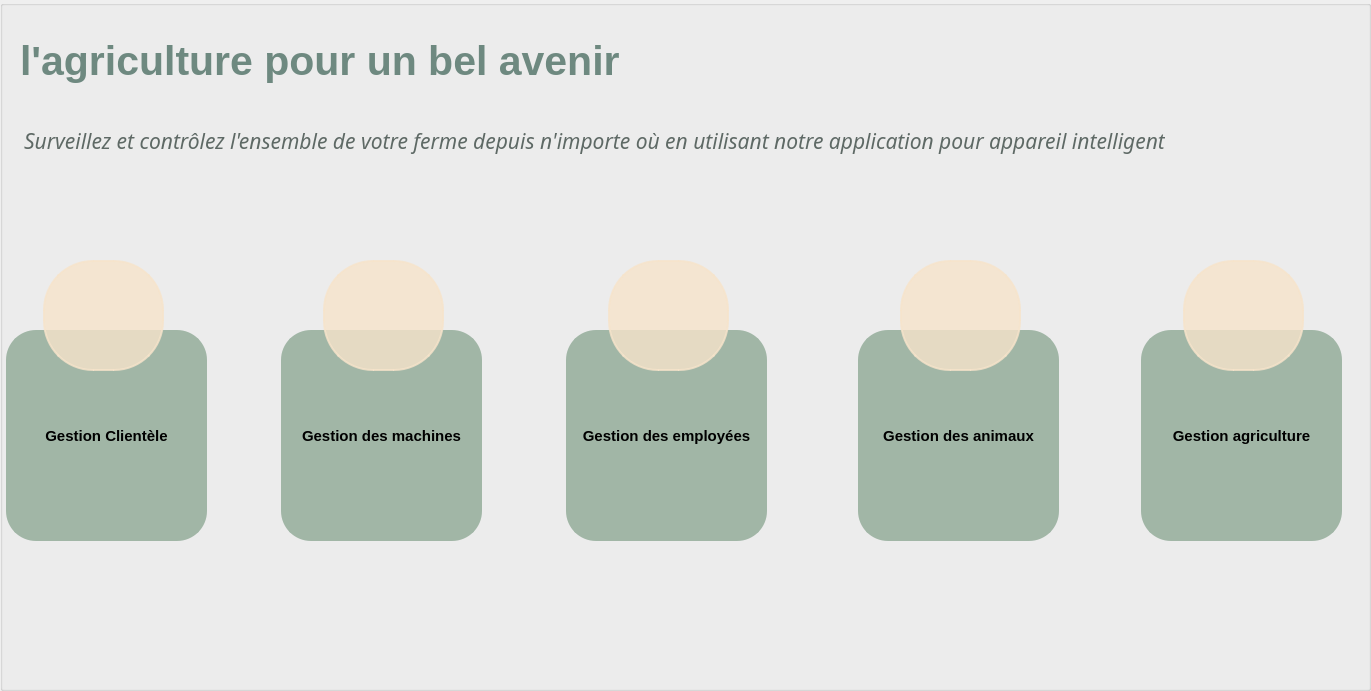
   <widget class="QGroupBox" name="groupBox_4">
    <property name="geometry">
     <rect>
      <x>0</x>
      <y>0</y>
      <width>1371</width>
      <height>691</height>
     </rect>
    </property>
    <property name="title">
     <string/>
    </property>
    <widget class="QLabel" name="label_18">
     <property name="geometry">
      <rect>
       <x>0</x>
       <y>0</y>
       <width>1371</width>
       <height>691</height>
      </rect>
     </property>
     <property name="text">
      <string/>
     </property>
     <property name="pixmap">
      <pixmap resource="pic.qrc">:/new/prefix/bgmenu.png</pixmap>
     </property>
     <property name="scaledContents">
      <bool>true</bool>
     </property>
    </widget>
    <widget class="QPushButton" name="pushButton_7">
     <property name="geometry">
      <rect>
       <x>6</x>
       <y>330</y>
       <width>201</width>
       <height>211</height>
      </rect>
     </property>
     <property name="font">
      <font>
       <pointsize>11</pointsize>
       <weight>75</weight>
       <bold>true</bold>
      </font>
     </property>
     <property name="styleSheet">
      <string notr="true">QPushButton {background-color:#a1b6a6;
padding: 1px;
border-style: solid;
border: 2px solid ;
border-color:#a1b6a6;
border-radius: 30px;
}
QPushButton:hover {background-color:rgba(161,182,166,70%);
padding: 1px;
border-style: solid;
border: 2px solid ;
border-color:rgba(161,182,166,70%);
border-radius: 30px;
}</string>
     </property>
     <property name="text">
      <string>Gestion Clientèle</string>
     </property>
    </widget>
    <widget class="QLabel" name="label_19">
     <property name="geometry">
      <rect>
       <x>43</x>
       <y>260</y>
       <width>121</width>
       <height>111</height>
      </rect>
     </property>
     <property name="styleSheet">
      <string notr="true">background-color:rgba(246,227,203,80%);
border-radius: 50px;
padding: 1px;
border-style: solid;
border: 2px solid ;
border-color:rgba(246,227,203,80%);

</string>
     </property>
     <property name="text">
      <string/>
     </property>
     <property name="pixmap">
      <pixmap resource="pic.qrc">:/new/prefix/service-clients.png</pixmap>
     </property>
     <property name="scaledContents">
      <bool>true</bool>
     </property>
    </widget>
    <widget class="QPushButton" name="pushButton_8">
     <property name="geometry">
      <rect>
       <x>281</x>
       <y>330</y>
       <width>201</width>
       <height>211</height>
      </rect>
     </property>
     <property name="font">
      <font>
       <pointsize>11</pointsize>
       <weight>75</weight>
       <bold>true</bold>
      </font>
     </property>
     <property name="styleSheet">
      <string notr="true">QPushButton {background-color:#a1b6a6;
padding: 1px;
border-style: solid;
border: 2px solid ;
border-color:#a1b6a6;
border-radius: 30px;
}
QPushButton:hover {background-color:rgba(161,182,166,70%);
padding: 1px;
border-style: solid;
border: 2px solid ;
border-color:rgba(161,182,166,70%);
border-radius: 30px;
}</string>
     </property>
     <property name="text">
      <string>Gestion des machines</string>
     </property>
    </widget>
    <widget class="QLabel" name="label_21">
     <property name="geometry">
      <rect>
       <x>323</x>
       <y>260</y>
       <width>121</width>
       <height>111</height>
      </rect>
     </property>
     <property name="styleSheet">
      <string notr="true">background-color:rgba(246,227,203,80%);
border-radius: 50px;
padding: 1px;
border-style: solid;
border: 2px solid ;
border-color:rgba(246,227,203,80%);

</string>
     </property>
     <property name="text">
      <string/>
     </property>
     <property name="pixmap">
      <pixmap resource="pic.qrc">:/new/prefix/tracteur.png</pixmap>
     </property>
     <property name="scaledContents">
      <bool>true</bool>
     </property>
    </widget>
    <widget class="QPushButton" name="pushButton_9">
     <property name="geometry">
      <rect>
       <x>566</x>
       <y>330</y>
       <width>201</width>
       <height>211</height>
      </rect>
     </property>
     <property name="font">
      <font>
       <pointsize>11</pointsize>
       <weight>75</weight>
       <bold>true</bold>
      </font>
     </property>
     <property name="styleSheet">
      <string notr="true">QPushButton {background-color:#a1b6a6;
padding: 1px;
border-style: solid;
border: 2px solid ;
border-color:#a1b6a6;
border-radius: 30px;
}
QPushButton:hover {background-color:rgba(161,182,166,70%);
padding: 1px;
border-style: solid;
border: 2px solid ;
border-color:rgba(161,182,166,70%);
border-radius: 30px;
}</string>
     </property>
     <property name="text">
      <string>Gestion des employées</string>
     </property>
    </widget>
    <widget class="QLabel" name="label_22">
     <property name="geometry">
      <rect>
       <x>608</x>
       <y>260</y>
       <width>121</width>
       <height>111</height>
      </rect>
     </property>
     <property name="styleSheet">
      <string notr="true">background-color:rgba(246,227,203,80%);
border-radius: 50px;
padding: 1px;
border-style: solid;
border: 2px solid ;
border-color:rgba(246,227,203,80%);

</string>
     </property>
     <property name="text">
      <string/>
     </property>
     <property name="pixmap">
      <pixmap resource="pic.qrc">:/new/prefix/emplo.png</pixmap>
     </property>
     <property name="scaledContents">
      <bool>true</bool>
     </property>
    </widget>
    <widget class="QPushButton" name="pushButton_10">
     <property name="geometry">
      <rect>
       <x>858</x>
       <y>330</y>
       <width>201</width>
       <height>211</height>
      </rect>
     </property>
     <property name="font">
      <font>
       <pointsize>11</pointsize>
       <weight>75</weight>
       <bold>true</bold>
      </font>
     </property>
     <property name="styleSheet">
      <string notr="true">QPushButton {background-color:#a1b6a6;
padding: 1px;
border-style: solid;
border: 2px solid ;
border-color:#a1b6a6;
border-radius: 30px;
}
QPushButton:hover {background-color:rgba(161,182,166,70%);
padding: 1px;
border-style: solid;
border: 2px solid ;
border-color:rgba(161,182,166,70%);
border-radius: 30px;
}</string>
     </property>
     <property name="text">
      <string>Gestion des animaux</string>
     </property>
    </widget>
    <widget class="QLabel" name="label_23">
     <property name="geometry">
      <rect>
       <x>900</x>
       <y>260</y>
       <width>121</width>
       <height>111</height>
      </rect>
     </property>
     <property name="styleSheet">
      <string notr="true">background-color:rgba(246,227,203,80%);
border-radius: 50px;
padding: 1px;
border-style: solid;
border: 2px solid ;
border-color:rgba(246,227,203,80%);

</string>
     </property>
     <property name="text">
      <string/>
     </property>
     <property name="pixmap">
      <pixmap resource="pic.qrc">:/new/prefix/anim.png</pixmap>
     </property>
     <property name="scaledContents">
      <bool>true</bool>
     </property>
    </widget>
    <widget class="QPushButton" name="pushButton_11">
     <property name="geometry">
      <rect>
       <x>1141</x>
       <y>330</y>
       <width>201</width>
       <height>211</height>
      </rect>
     </property>
     <property name="font">
      <font>
       <pointsize>11</pointsize>
       <weight>75</weight>
       <bold>true</bold>
      </font>
     </property>
     <property name="styleSheet">
      <string notr="true">QPushButton {background-color:#a1b6a6;
padding: 1px;
border-style: solid;
border: 2px solid ;
border-color:#a1b6a6;
border-radius: 30px;
}
QPushButton:hover {background-color:rgba(161,182,166,70%);
padding: 1px;
border-style: solid;
border: 2px solid ;
border-color:rgba(161,182,166,70%);
border-radius: 30px;
}</string>
     </property>
     <property name="text">
      <string>Gestion agriculture</string>
     </property>
    </widget>
    <widget class="QLabel" name="label_24">
     <property name="geometry">
      <rect>
       <x>1183</x>
       <y>260</y>
       <width>121</width>
       <height>111</height>
      </rect>
     </property>
     <property name="styleSheet">
      <string notr="true">background-color:rgba(246,227,203,80%);
border-radius: 50px;
padding: 1px;
border-style: solid;
border: 2px solid ;
border-color:rgba(246,227,203,80%);

</string>
     </property>
     <property name="text">
      <string/>
     </property>
     <property name="pixmap">
      <pixmap resource="pic.qrc">:/new/prefix/agri.png</pixmap>
     </property>
     <property name="scaledContents">
      <bool>true</bool>
     </property>
    </widget>
    <widget class="QLabel" name="label_25">
     <property name="geometry">
      <rect>
       <x>20</x>
       <y>30</y>
       <width>651</width>
       <height>61</height>
      </rect>
     </property>
     <property name="font">
      <font>
       <pointsize>31</pointsize>
       <weight>75</weight>
       <bold>true</bold>
      </font>
     </property>
     <property name="styleSheet">
      <string notr="true">color:#6e8980;</string>
     </property>
     <property name="text">
      <string>l'agriculture pour un bel avenir</string>
     </property>
    </widget>
    <widget class="QLabel" name="label_26">
     <property name="geometry">
      <rect>
       <x>24</x>
       <y>110</y>
       <width>1141</width>
       <height>61</height>
      </rect>
     </property>
     <property name="font">
      <font>
       <family>Myanmar Text</family>
       <pointsize>16</pointsize>
       <weight>50</weight>
       <italic>true</italic>
       <bold>false</bold>
       <underline>false</underline>
      </font>
     </property>
     <property name="styleSheet">
      <string notr="true">color:#5e6965;</string>
     </property>
     <property name="text">
      <string>Surveillez et contrôlez l'ensemble de votre ferme depuis n'importe où en utilisant notre application pour appareil intelligent</string>
     </property>
    </widget>
   </widget>
